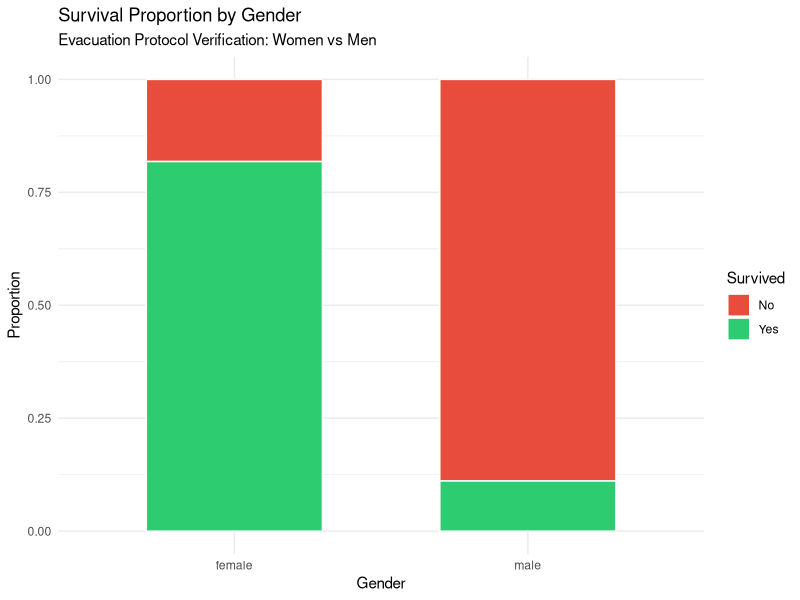
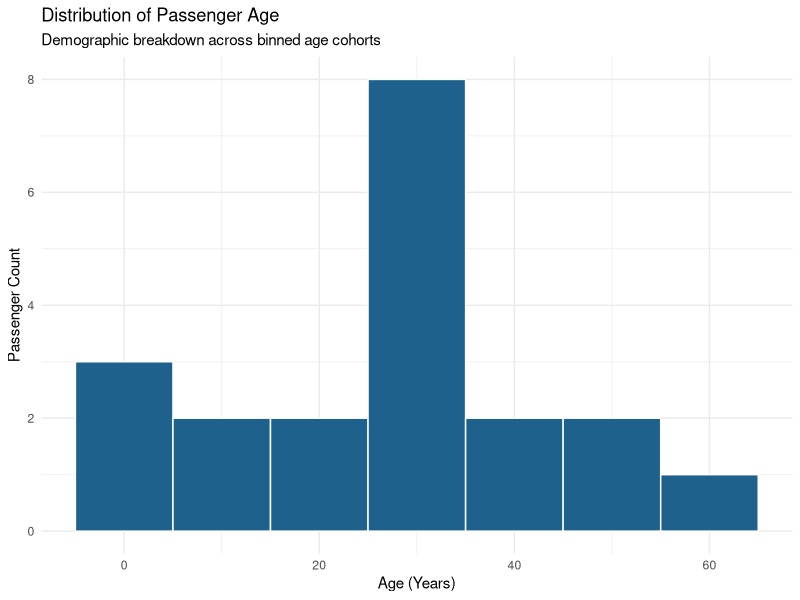
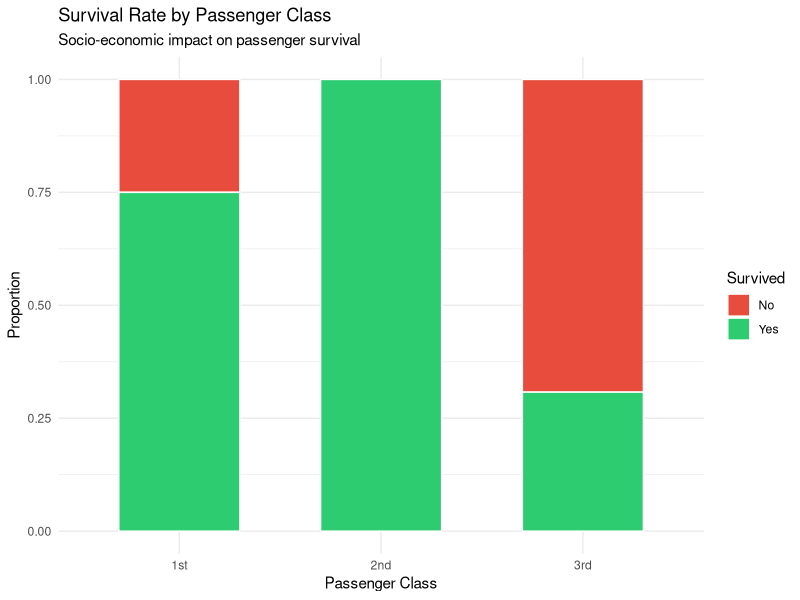
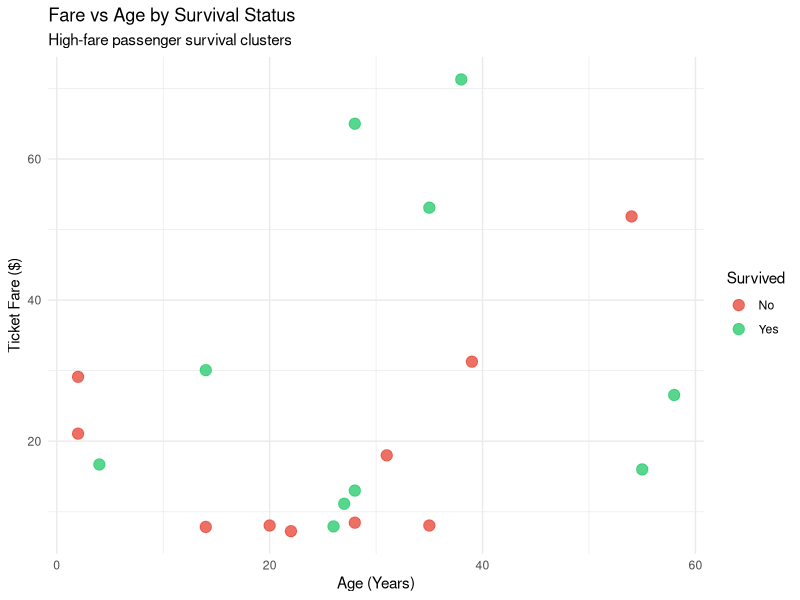

Write the R code that produced these figures, in order.

# Week 2 Task: Data Visualization and Insight Communication using R
# Focus: ggplot2 Dynamic Visualization Suite


library(dplyr)
library(ggplot2)
library(tidyr)

# 1. Cleaned Titanic Dataset
titanic_data <- data.frame(
  PassengerId = 1:20,
  Survived = c(0, 1, 1, 1, 0, 0, 0, 0, 1, 1, 1, 1, 0, 0, 0, 1, 0, 1, 0, 1),
  Pclass = c(3, 1, 3, 1, 3, 3, 1, 3, 3, 2, 3, 1, 3, 3, 3, 2, 3, 2, 3, 3),
  Sex = c("male", "female", "female", "female", "male", "male", "male", "male", 
          "female", "female", "female", "female", "male", "male", "female", 
          "female", "male", "male", "female", "female"),
  Age = c(22, 38, 26, 35, 35, 28, 54, 2, 27, 14, 4, 58, 20, 39, 14, 55, 2, 28, 31, 28),
  Fare = c(7.25, 71.28, 7.92, 53.1, 8.05, 8.45, 51.86, 21.07, 11.13, 30.07, 
           16.7, 26.55, 8.05, 31.27, 7.85, 16.0, 29.12, 13.0, 18.0, 65.0),
  Embarked = c("S", "C", "S", "S", "S", "Q", "S", "S", "S", "C", "S", "S", "S", "S", "S", "S", "Q", "S", "S", "S"),
  stringsAsFactors = FALSE
)

# Factor Conversions
titanic_data$Survived <- factor(titanic_data$Survived, levels = c(0, 1), labels = c("No", "Yes"))
titanic_data$Pclass <- factor(titanic_data$Pclass, levels = c(1, 2, 3), labels = c("1st", "2nd", "3rd"))
titanic_data$Sex <- factor(titanic_data$Sex)

# Visual 1: 100% Stacked Bar Chart - Survival Proportion by Gender
p1 <- ggplot(titanic_data, aes(x = Sex, fill = Survived)) +
  geom_bar(position = "fill", color = "white", width = 0.6) +
  scale_fill_manual(values = c("No" = "#E74C3C", "Yes" = "#2ECC71")) +
  labs(title = "Survival Proportion by Gender",
       subtitle = "Evacuation Protocol Verification: Women vs Men",
       x = "Gender", y = "Proportion", fill = "Survived") +
  theme_minimal()

# Visual 2: Histogram - Passenger Age Distribution
p2 <- ggplot(titanic_data, aes(x = Age)) +
  geom_histogram(binwidth = 10, fill = "#1F618D", color = "white") +
  labs(title = "Distribution of Passenger Age",
       subtitle = "Demographic breakdown across binned age cohorts",
       x = "Age (Years)", y = "Passenger Count") +
  theme_minimal()

# Visual 3: Grouped Bar Chart - Survival Rate by Passenger Class
p3 <- ggplot(titanic_data, aes(x = Pclass, fill = Survived)) +
  geom_bar(position = "fill", color = "white", width = 0.6) +
  scale_fill_manual(values = c("No" = "#E74C3C", "Yes" = "#2ECC71")) +
  labs(title = "Survival Rate by Passenger Class",
       subtitle = "Socio-economic impact on passenger survival",
       x = "Passenger Class", y = "Proportion", fill = "Survived") +
  theme_minimal()

# Visual 4: Multivariate Scatter Plot - Fare vs Age by Survival
p4 <- ggplot(titanic_data, aes(x = Age, y = Fare, color = Survived)) +
  geom_point(size = 3.5, alpha = 0.8) +
  scale_color_manual(values = c("No" = "#E74C3C", "Yes" = "#2ECC71")) +
  labs(title = "Fare vs Age by Survival Status",
       subtitle = "High-fare passenger survival clusters",
       x = "Age (Years)", y = "Ticket Fare ($)", color = "Survived") +
  theme_minimal()

# Print Plots
print(p1)
print(p2)
print(p3)
print(p4)
